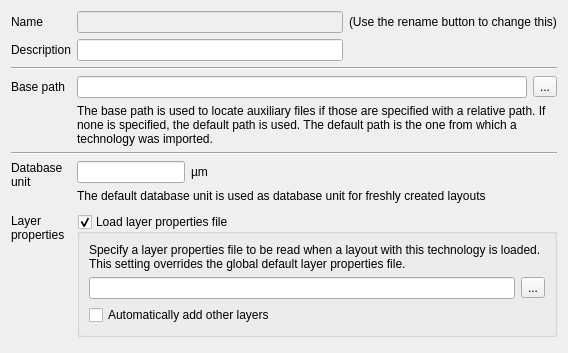
<?xml version="1.0" encoding="UTF-8"?>
<ui version="4.0">
 <class>TechBaseEditorPage</class>
 <widget class="QWidget" name="TechBaseEditorPage">
  <property name="geometry">
   <rect>
    <x>0</x>
    <y>0</y>
    <width>568</width>
    <height>353</height>
   </rect>
  </property>
  <property name="windowTitle">
   <string>Form</string>
  </property>
  <layout class="QGridLayout" name="gridLayout">
   <item row="1" column="0">
    <widget class="QLabel" name="label">
     <property name="text">
      <string>Description</string>
     </property>
    </widget>
   </item>
   <item row="3" column="1" colspan="2">
    <widget class="QLineEdit" name="base_path_le"/>
   </item>
   <item row="8" column="0" colspan="4">
    <spacer name="verticalSpacer">
     <property name="orientation">
      <enum>Qt::Vertical</enum>
     </property>
     <property name="sizeType">
      <enum>QSizePolicy::Fixed</enum>
     </property>
     <property name="sizeHint" stdset="0">
      <size>
       <width>20</width>
       <height>5</height>
      </size>
     </property>
    </spacer>
   </item>
   <item row="6" column="1" colspan="3">
    <widget class="QFrame" name="frame">
     <property name="frameShape">
      <enum>QFrame::NoFrame</enum>
     </property>
     <property name="frameShadow">
      <enum>QFrame::Raised</enum>
     </property>
     <layout class="QHBoxLayout" name="horizontalLayout">
      <property name="leftMargin">
       <number>0</number>
      </property>
      <property name="topMargin">
       <number>0</number>
      </property>
      <property name="rightMargin">
       <number>0</number>
      </property>
      <property name="bottomMargin">
       <number>0</number>
      </property>
      <item>
       <widget class="QLineEdit" name="dbu_le">
        <property name="sizePolicy">
         <sizepolicy hsizetype="Fixed" vsizetype="Fixed">
          <horstretch>0</horstretch>
          <verstretch>0</verstretch>
         </sizepolicy>
        </property>
       </widget>
      </item>
      <item>
       <widget class="QLabel" name="label_9">
        <property name="text">
         <string>µm</string>
        </property>
       </widget>
      </item>
     </layout>
    </widget>
   </item>
   <item row="10" column="0" colspan="4">
    <spacer>
     <property name="orientation">
      <enum>Qt::Vertical</enum>
     </property>
     <property name="sizeHint" stdset="0">
      <size>
       <width>0</width>
       <height>27</height>
      </size>
     </property>
    </spacer>
   </item>
   <item row="2" column="0" colspan="4">
    <widget class="Line" name="line">
     <property name="orientation">
      <enum>Qt::Horizontal</enum>
     </property>
    </widget>
   </item>
   <item row="4" column="1" colspan="3">
    <widget class="QLabel" name="label_3">
     <property name="text">
      <string>The base path is used to locate auxiliary files if those are specified with a relative path. If none is specified, the default path is used. The default path is the one from which a technology was imported.</string>
     </property>
     <property name="wordWrap">
      <bool>true</bool>
     </property>
    </widget>
   </item>
   <item row="3" column="0">
    <widget class="QLabel" name="label_2">
     <property name="text">
      <string>Base path</string>
     </property>
    </widget>
   </item>
   <item row="5" column="0" colspan="4">
    <widget class="Line" name="line_2">
     <property name="orientation">
      <enum>Qt::Horizontal</enum>
     </property>
    </widget>
   </item>
   <item row="3" column="3">
    <widget class="QToolButton" name="browse_pb">
     <property name="text">
      <string>...</string>
     </property>
    </widget>
   </item>
   <item row="1" column="2" colspan="2">
    <spacer>
     <property name="orientation">
      <enum>Qt::Horizontal</enum>
     </property>
     <property name="sizeHint" stdset="0">
      <size>
       <width>40</width>
       <height>20</height>
      </size>
     </property>
    </spacer>
   </item>
   <item row="0" column="0">
    <widget class="QLabel" name="label_4">
     <property name="text">
      <string>Name</string>
     </property>
    </widget>
   </item>
   <item row="0" column="1">
    <widget class="QLineEdit" name="name_le">
     <property name="enabled">
      <bool>false</bool>
     </property>
    </widget>
   </item>
   <item row="0" column="2" colspan="2">
    <widget class="QLabel" name="label_5">
     <property name="text">
      <string>(Use the rename button to change this)</string>
     </property>
    </widget>
   </item>
   <item row="1" column="1">
    <widget class="QLineEdit" name="desc_le"/>
   </item>
   <item row="9" column="1" colspan="3">
    <widget class="QGroupBox" name="lyp_grp">
     <property name="title">
      <string>Load layer properties file</string>
     </property>
     <property name="checkable">
      <bool>true</bool>
     </property>
     <layout class="QGridLayout" name="_2">
      <property name="leftMargin">
       <number>9</number>
      </property>
      <property name="topMargin">
       <number>9</number>
      </property>
      <property name="rightMargin">
       <number>9</number>
      </property>
      <property name="bottomMargin">
       <number>9</number>
      </property>
      <property name="spacing">
       <number>6</number>
      </property>
      <item row="0" column="0" colspan="2">
       <widget class="QLabel" name="label_6">
        <property name="text">
         <string>Specify a layer properties file to be read when a layout with this technology is loaded. This setting overrides the global default layer properties file.</string>
        </property>
        <property name="wordWrap">
         <bool>true</bool>
        </property>
       </widget>
      </item>
      <item row="1" column="0">
       <widget class="QLineEdit" name="lyp_le"/>
      </item>
      <item row="1" column="1">
       <widget class="QToolButton" name="browse_lyp_pb">
        <property name="text">
         <string>...</string>
        </property>
       </widget>
      </item>
      <item row="2" column="0" colspan="2">
       <widget class="QCheckBox" name="add_other_layers_cbx">
        <property name="text">
         <string>Automatically add other layers</string>
        </property>
       </widget>
      </item>
     </layout>
    </widget>
   </item>
   <item row="7" column="1" colspan="3">
    <widget class="QLabel" name="label_8">
     <property name="text">
      <string>The default database unit is used as database unit for freshly created layouts</string>
     </property>
    </widget>
   </item>
   <item row="9" column="0">
    <widget class="QLabel" name="label_10">
     <property name="text">
      <string>Layer
properties</string>
     </property>
     <property name="alignment">
      <set>Qt::AlignLeading|Qt::AlignLeft|Qt::AlignTop</set>
     </property>
    </widget>
   </item>
   <item row="6" column="0" rowspan="2">
    <widget class="QLabel" name="label_7">
     <property name="text">
      <string>Database
unit</string>
     </property>
     <property name="alignment">
      <set>Qt::AlignLeading|Qt::AlignLeft|Qt::AlignTop</set>
     </property>
    </widget>
   </item>
  </layout>
 </widget>
 <resources/>
 <connections/>
</ui>
